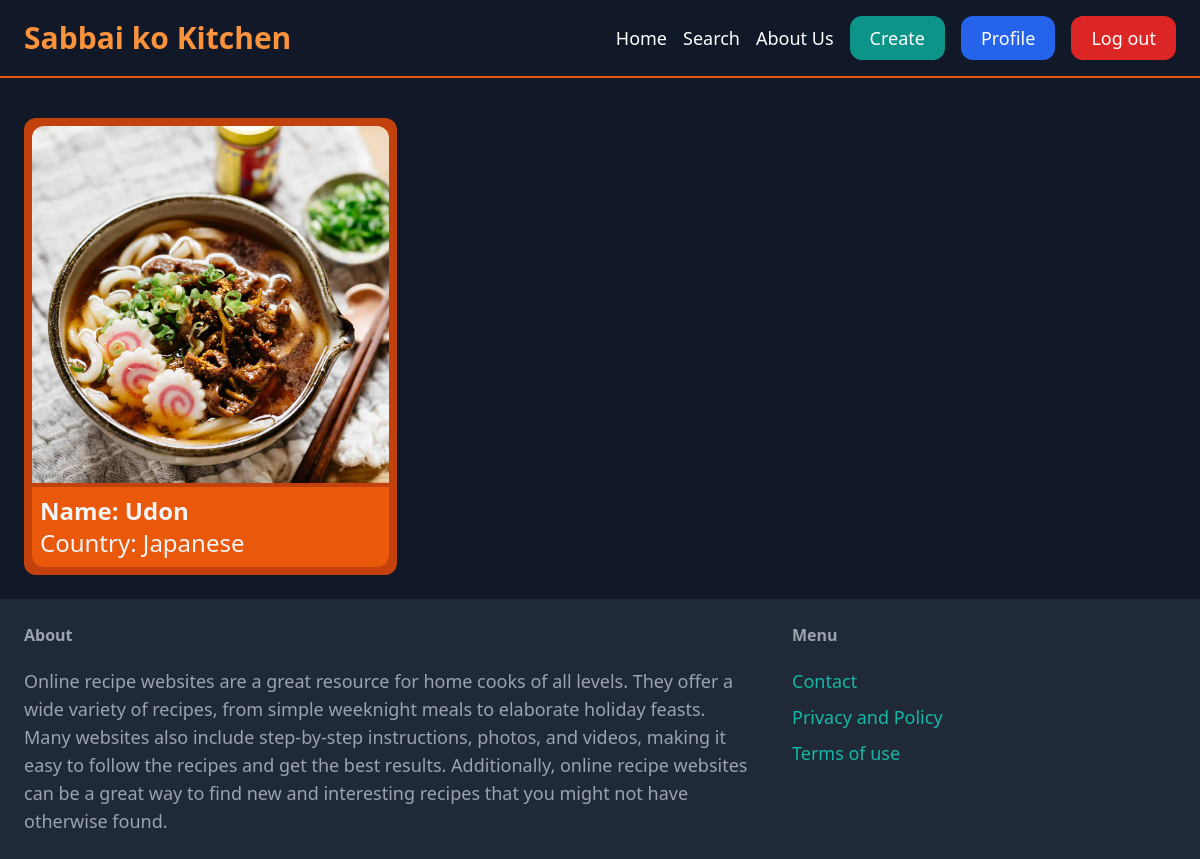
The app's page /dashboard/ (signed in) with its own data.
### item/models.py (models this page shows, shortened)
class Item(models.Model):
    category = models.ForeignKey(Category, related_name='items', on_delete=models.CASCADE)
    name = models.CharField(max_length=255)
    description = models.TextField(blank=True, null = True)
    image = models.ImageField(upload_to='item_images', blank=True, null=True)
    created_by = models.ForeignKey(User,related_name='item', on_delete=models.CASCADE)
    created_at = models.DateTimeField(auto_now_add=True)
    ingredient = models.TextField(blank=True, null = True)
    process = models.TextField(blank=True, null = True)

class Category(models.Model):
    name = models.CharField(max_length=255)
    class Meta:
        ordering = ('name',)
        verbose_name_plural = 'Categories'
    def __str__ (self):
        return self.name

### dashboard/views.py (the view)
# urls.py: path('', views.index, name='index'),
@login_required
def index(request):
    items=  Item.objects.filter(created_by=request.user)
    return render(request, 'dashboard/index.html',{
        'items': items,
    })

### dashboard/templates/dashboard/index.html (shortened to what this page needs)
{% extends 'main/base.html' %}
{% block content %}
<div class="grid grid-cols-3 gap-4 mt-4">
    {% for item in items %}
    <div class='magnify'>
        <div class="bg-orange-700 p-2 rounded-xl">
            <a href="{% url 'item:detail' item.id %}">
                <div class="mb-1">
                    <img src="{{ item.image.url }}" class="rounded-t-xl" style="width:100%">
                </div>
                <div class="p-2 bg-orange-600 rounded-b-xl " style="width:100% ' hover:width:120%">
                    <h4 class="text-semibold text-2xl"><strong>Name: {{ item.name }} </strong> </h4>
                    <p class="text-semibold text-2xl"> Country: {{ item.category }} </p>
                </div>
            </a>
        </div>
    </div>
    {% endfor %}
</div>
{% endblock %}

### main/templates/main/base.html (style rules this page uses)
body { margin: 0; padding: 0; min-height: 100vh; display: flex; flex-direction: column; background-color: #111827; color: #f3f4f6; }
.magnify { transition: 0.3s ease-in-out; }

### records on screen
Item: image (picture), name "Udon", category "Japanese"
